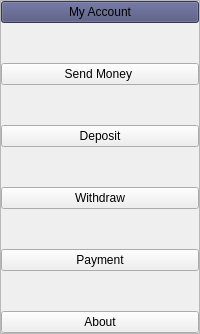
        <widget class="QWidget" name="buttonWidget" native="true">
         <property name="sizePolicy">
          <sizepolicy hsizetype="Preferred" vsizetype="Preferred">
           <horstretch>0</horstretch>
           <verstretch>0</verstretch>
          </sizepolicy>
         </property>
         <property name="styleSheet">
          <string notr="true"/>
         </property>
         <layout class="QVBoxLayout" name="verticalLayout_6">
          <property name="leftMargin">
           <number>0</number>
          </property>
          <property name="topMargin">
           <number>0</number>
          </property>
          <property name="rightMargin">
           <number>0</number>
          </property>
          <property name="bottomMargin">
           <number>0</number>
          </property>
          <item>
           <widget class="QFrame" name="buttonFrame">
            <property name="styleSheet">
             <string notr="true"/>
            </property>
            <property name="frameShape">
             <enum>QFrame::StyledPanel</enum>
            </property>
            <property name="frameShadow">
             <enum>QFrame::Raised</enum>
            </property>
            <layout class="QVBoxLayout" name="verticalLayout_2">
             <property name="spacing">
              <number>0</number>
             </property>
             <property name="leftMargin">
              <number>0</number>
             </property>
             <property name="topMargin">
              <number>0</number>
             </property>
             <property name="rightMargin">
              <number>0</number>
             </property>
             <property name="bottomMargin">
              <number>0</number>
             </property>
             <item>
              <widget class="QPushButton" name="myAccountButton">
               <property name="sizePolicy">
                <sizepolicy hsizetype="Minimum" vsizetype="Expanding">
                 <horstretch>0</horstretch>
                 <verstretch>0</verstretch>
                </sizepolicy>
               </property>
               <property name="layoutDirection">
                <enum>Qt::LeftToRight</enum>
               </property>
               <property name="styleSheet">
                <string notr="true">background-color: rgb(76, 79, 121);</string>
               </property>
               <property name="text">
                <string>My Account</string>
               </property>
               <property name="icon">
                <iconset resource="resource.qrc">
                 <normaloff>:/icons/icons/user.svg</normaloff>:/icons/icons/user.svg</iconset>
               </property>
               <property name="iconSize">
                <size>
                 <width>50</width>
                 <height>50</height>
                </size>
               </property>
              </widget>
             </item>
             <item>
              <spacer name="verticalSpacer_2">
               <property name="orientation">
                <enum>Qt::Vertical</enum>
               </property>
               <property name="sizeHint" stdset="0">
                <size>
                 <width>20</width>
                 <height>40</height>
                </size>
               </property>
              </spacer>
             </item>
             <item>
              <widget class="QPushButton" name="sendMoneyButton">
               <property name="sizePolicy">
                <sizepolicy hsizetype="Minimum" vsizetype="Expanding">
                 <horstretch>0</horstretch>
                 <verstretch>0</verstretch>
                </sizepolicy>
               </property>
               <property name="text">
                <string>Send Money </string>
               </property>
               <property name="icon">
                <iconset resource="resource.qrc">
                 <normaloff>:/icons/icons/send.svg</normaloff>:/icons/icons/send.svg</iconset>
               </property>
               <property name="iconSize">
                <size>
                 <width>50</width>
                 <height>50</height>
                </size>
               </property>
              </widget>
             </item>
             <item>
              <spacer name="verticalSpacer_4">
               <property name="orientation">
                <enum>Qt::Vertical</enum>
               </property>
               <property name="sizeHint" stdset="0">
                <size>
                 <width>20</width>
                 <height>40</height>
                </size>
               </property>
              </spacer>
             </item>
             <item>
              <widget class="QPushButton" name="depositButton">
               <property name="sizePolicy">
                <sizepolicy hsizetype="Minimum" vsizetype="Expanding">
                 <horstretch>0</horstretch>
                 <verstretch>0</verstretch>
                </sizepolicy>
               </property>
               <property name="text">
                <string>Deposit</string>
               </property>
               <property name="icon">
                <iconset resource="resource.qrc">
                 <normaloff>:/icons/icons/plus-square.svg</normaloff>:/icons/icons/plus-square.svg</iconset>
               </property>
               <property name="iconSize">
                <size>
                 <width>50</width>
                 <height>50</height>
                </size>
               </property>
              </widget>
             </item>
             <item>
              <spacer name="verticalSpacer_3">
               <property name="orientation">
                <enum>Qt::Vertical</enum>
               </property>
               <property name="sizeHint" stdset="0">
                <size>
                 <width>20</width>
                 <height>40</height>
                </size>
               </property>
              </spacer>
             </item>
             <item>
              <widget class="QPushButton" name="withdrawButton">
               <property name="sizePolicy">
                <sizepolicy hsizetype="Minimum" vsizetype="Expanding">
                 <horstretch>0</horstretch>
                 <verstretch>0</verstretch>
                </sizepolicy>
               </property>
               <property name="text">
                <string>Withdraw</string>
               </property>
               <property name="icon">
                <iconset resource="resource.qrc">
                 <normaloff>:/icons/icons/minus-square.svg</normaloff>:/icons/icons/minus-square.svg</iconset>
               </property>
               <property name="iconSize">
                <size>
                 <width>50</width>
                 <height>50</height>
                </size>
               </property>
              </widget>
             </item>
             <item>
              <spacer name="verticalSpacer">
               <property name="sizePolicy">
                <sizepolicy hsizetype="Minimum" vsizetype="Expanding">
                 <horstretch>0</horstretch>
                 <verstretch>0</verstretch>
                </sizepolicy>
               </property>
               <property name="orientation">
                <enum>Qt::Vertical</enum>
               </property>
               <property name="sizeType">
                <enum>QSizePolicy::Expanding</enum>
               </property>
               <property name="sizeHint" stdset="0">
                <size>
                 <width>20</width>
                 <height>40</height>
                </size>
               </property>
              </spacer>
             </item>
             <item>
              <widget class="QPushButton" name="paymentButton">
               <property name="sizePolicy">
                <sizepolicy hsizetype="Minimum" vsizetype="Expanding">
                 <horstretch>0</horstretch>
                 <verstretch>0</verstretch>
                </sizepolicy>
               </property>
               <property name="text">
                <string>Payment</string>
               </property>
               <property name="icon">
                <iconset resource="resource.qrc">
                 <normaloff>:/icons/icons/dollar-sign.svg</normaloff>:/icons/icons/dollar-sign.svg</iconset>
               </property>
               <property name="iconSize">
                <size>
                 <width>50</width>
                 <height>50</height>
                </size>
               </property>
              </widget>
             </item>
             <item>
              <spacer name="verticalSpacer_9">
               <property name="orientation">
                <enum>Qt::Vertical</enum>
               </property>
               <property name="sizeHint" stdset="0">
                <size>
                 <width>20</width>
                 <height>40</height>
                </size>
               </property>
              </spacer>
             </item>
             <item>
              <widget class="QPushButton" name="aboutButton">
               <property name="sizePolicy">
                <sizepolicy hsizetype="Minimum" vsizetype="Expanding">
                 <horstretch>0</horstretch>
                 <verstretch>0</verstretch>
                </sizepolicy>
               </property>
               <property name="styleSheet">
                <string notr="true"/>
               </property>
               <property name="text">
                <string>About</string>
               </property>
               <property name="icon">
                <iconset resource="resource.qrc">
                 <normaloff>:/icons/icons/help-circle.svg</normaloff>:/icons/icons/help-circle.svg</iconset>
               </property>
               <property name="iconSize">
                <size>
                 <width>50</width>
                 <height>50</height>
                </size>
               </property>
              </widget>
             </item>
            </layout>
           </widget>
          </item>
         </layout>
        </widget>
